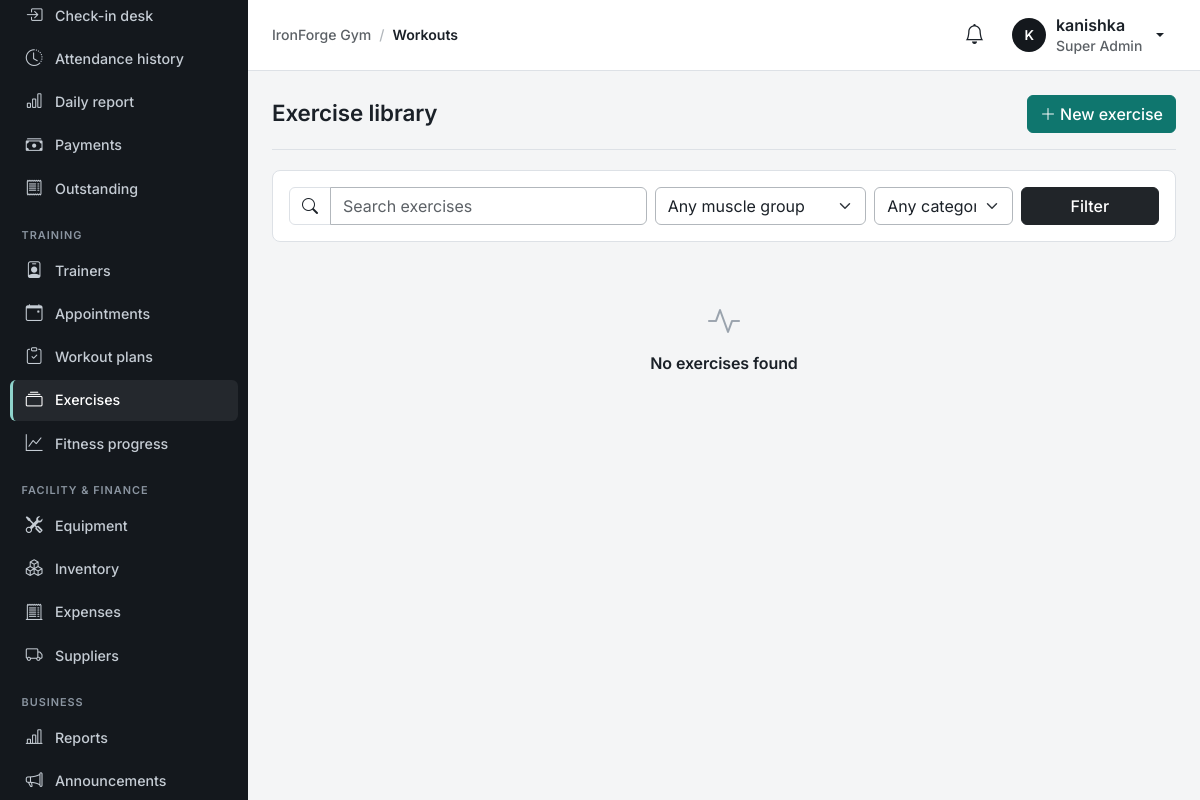
The page /workouts/exercises/ (signed in) on the database as committed earlier.
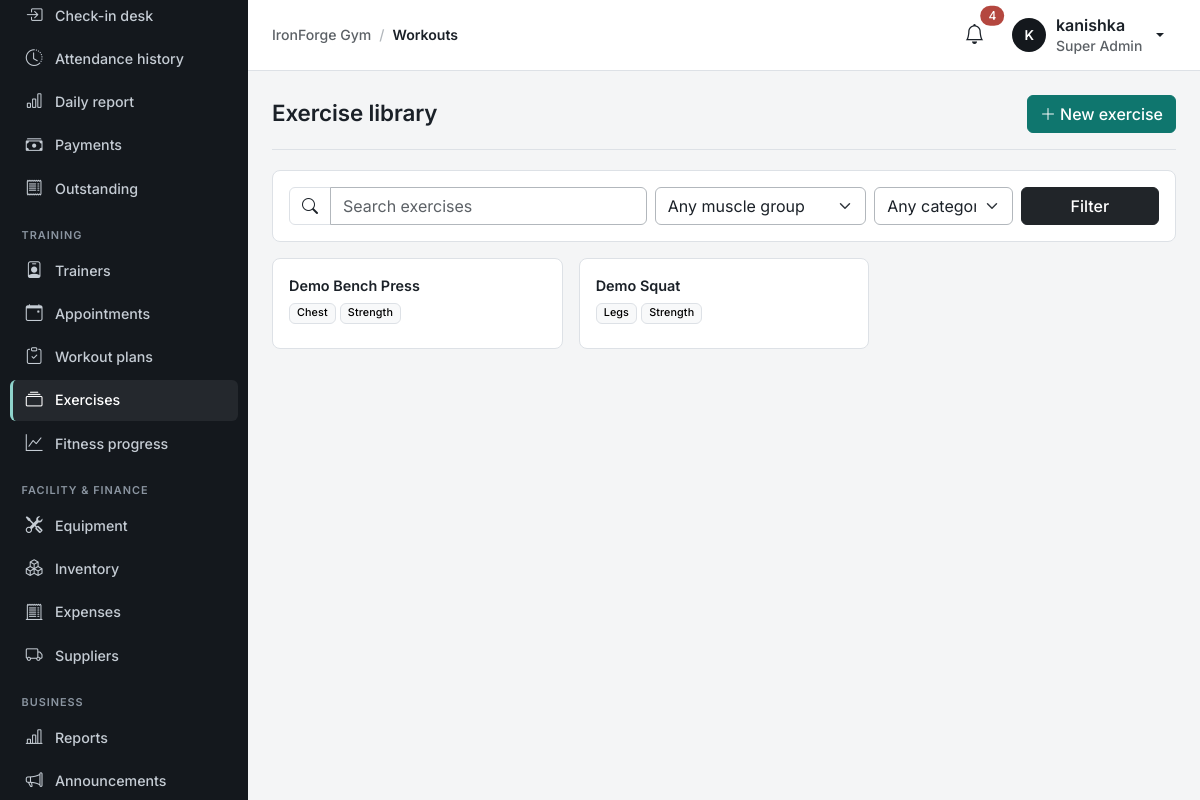
The same page on the database as committed later.
### apps/workouts/models.py (models this page shows, shortened)
class Exercise(models.Model):
    name = models.CharField(max_length=120)
    description = models.TextField(blank=True)
    muscle_group = models.CharField(max_length=12, choices=MuscleGroup.choices, db_index=True)
    category = models.CharField(max_length=12, choices=Category.choices, default=Category.STRENGTH, db_index=True)
    instructions = models.TextField(blank=True)
    image = models.ImageField(upload_to=exercise_image_path, blank=True)
    video_url = models.URLField(blank=True, help_text="Link to a demonstration video (https only).")
    is_active = models.BooleanField(default=True)
    created_by = models.ForeignKey(settings.AUTH_USER_MODEL, null=True, blank=True, on_delete=models.SET_NULL, related_name="+")
    created_at = models.DateTimeField(auto_now_add=True)
    class Meta:
        ordering = ["name"]
        constraints = [models.UniqueConstraint(Lower("name"), name="unique_exercise_name_ci")]
    def get_absolute_url(self):
        return reverse("workouts:exercise_detail", args=[self.pk])

### apps/workouts/views.py (the view)
# urls.py: path("exercises/", views.ExerciseListView.as_view(), name="exercise_list"),
class ExerciseListView(GymPermissionMixin, ListView):
    required_permission = "workouts.view"
    template_name = "workouts/exercise_list.html"
    paginate_by = 18
    def get_queryset(self):
        g = self.request.GET
        qs = Exercise.objects.all()
        if not self.request.user.has_gym_perm("workouts.manage") or g.get("show") != "all":
            qs = qs.filter(is_active=True)
        if g.get("q", "").strip():
            qs = qs.filter(Q(name__icontains=g["q"].strip()) | Q(description__icontains=g["q"].strip()))
        if g.get("muscle") in MuscleGroup.values:
            qs = qs.filter(muscle_group=g["muscle"])
        if g.get("category") in Category.values:
            qs = qs.filter(category=g["category"])
        return qs
    def get_context_data(self, **kwargs):
        g = self.request.GET
        return super().get_context_data(q=g.get("q", ""), muscle=g.get("muscle", ""), category=g.get("category", ""),
                                        show=g.get("show", ""), muscles=MuscleGroup.choices, categories=Category.choices, **kwargs)

### apps/accounts/mixins.py (called while the page is built)
    def dispatch(self, request, *args, **kwargs):
        if not request.user.is_authenticated:
            return self.handle_no_permission()
        if self.required_permission and not request.user.has_gym_perm(self.required_permission):
            raise PermissionDenied
        return super().dispatch(request, *args, **kwargs)

### apps/accounts/models.py (called while the page is built)
    @property
    def is_super_admin(self):
        return self.role == Role.SUPER_ADMIN

    @property
    def display_name(self):
        return self.get_full_name() or self.username

    def gym_permissions(self):
        if not hasattr(self, "_gym_permissions"):
            if not self.is_active:
                perms = set()
            elif self.is_super_admin:
                perms = set(PERMISSIONS) | SUPER_ADMIN_ONLY
            else:
                perms = set(RolePermission.objects.filter(role=self.role).values_list("permission", flat=True))
            self._gym_permissions = perms
        return self._gym_permissions

    def has_gym_perm(self, code):
        return code in self.gym_permissions()

### apps/core/appearance.py (called while the page is built)
def _rgb(color):
    return tuple(int(color[i:i + 2], 16) for i in (1, 3, 5))

### templates/workouts/exercise_list.html (shortened to what this page needs)
{% extends "base.html" %}
{% load gym %}
{% block content %}
<div class="page-header"><h1>Exercise library</h1>
  {% if request.user|can:"workouts.manage" %}<a href="{% url 'workouts:exercise_create' %}" class="btn btn-primary"><i class="bi bi-plus-lg me-1"></i>New exercise</a>{% endif %}</div>
<div class="card mb-3"><div class="card-body"><form method="get" class="row g-2" data-no-loading>
  <div class="col-lg-5">{% include "components/search_bar.html" with q=q placeholder="Search exercises" %}</div>
  <div class="col-6 col-lg-3"><select name="muscle" class="form-select" aria-label="Muscle group"><option value="">Any muscle group</option></select></div>
  <div class="col-6 col-lg-2"><select name="category" class="form-select" aria-label="Category"><option value="">Any category</option></select></div>
  <div class="col-lg-2 d-flex gap-2"><button class="btn btn-dark flex-grow-1" type="submit" data-no-loading>Filter</button></div>
</form></div></div>
<div class="row g-3">
{% for e in object_list %}
  <div class="col-sm-6 col-xl-4"><div class="card h-100">
    <div class="card-body"><a href="{{ e.get_absolute_url }}" class="fw-semibold text-reset text-decoration-none stretched-link">{{ e.name }}</a>
      <div class="mt-1"><span class="badge text-bg-light border">{{ e.get_muscle_group_display }}</span> <span class="badge text-bg-light border">{{ e.get_category_display }}</span></div>
      <p class="small text-muted mt-2 mb-0">{{ e.description|truncatechars:90 }}</p></div></div></div>
{% empty %}<div class="col-12">{% include "components/empty_state.html" with icon="activity" title="No exercises found" %}</div>{% endfor %}
</div>
{% endblock %}

### templates/base.html (shortened to what the changed rows need)
{% load static gym %}<!doctype html>
<html lang="en" data-bs-theme="light">
<head>
  <link href="https://cdn.jsdelivr.net/npm/bootstrap@5.3.3/dist/css/bootstrap.min.css" rel="stylesheet">
  <link href="https://cdn.jsdelivr.net/npm/bootstrap-icons@1.11.3/font/bootstrap-icons.min.css" rel="stylesheet">
  <link href="{% static 'css/app.css' %}" rel="stylesheet">
</head>
<body data-sidebar="{{ APPEARANCE.layout.sidebar_style }}" data-stat-cols="{{ APPEARANCE.layout.stat_columns }}">
<div class="app-shell">
  <div class="main">
    <header class="topbar">
      <div class="ms-auto d-flex align-items-center gap-2">
      <div class="dropdown">
        <button class="btn btn-icon position-relative" data-bs-toggle="dropdown" aria-expanded="false" aria-label="Notifications"><i class="bi bi-bell fs-5"></i>
          {% if unread_notifications %}<span class="position-absolute top-0 start-100 translate-middle badge rounded-pill text-bg-danger">{{ unread_notifications }}</span>{% endif %}</button>
      </div>
      </div>
    </header>
    <main class="content" id="main" tabindex="-1">
      {% block content %}{% endblock %}
    </main>
  </div>
</div>
</body>
</html>

Rows that differ between the two databases and show on the page:
added Exercise: name "Demo Bench Press", muscle_group "Chest", category "Strength"
added Exercise: name "Demo Squat", muscle_group "Legs", category "Strength"
Other text that changed with them:
{{ unread_notifications }}: (not shown) → "4"
{{ title|default:"Nothing here yet" }}: "No exercises found" → (not shown)
